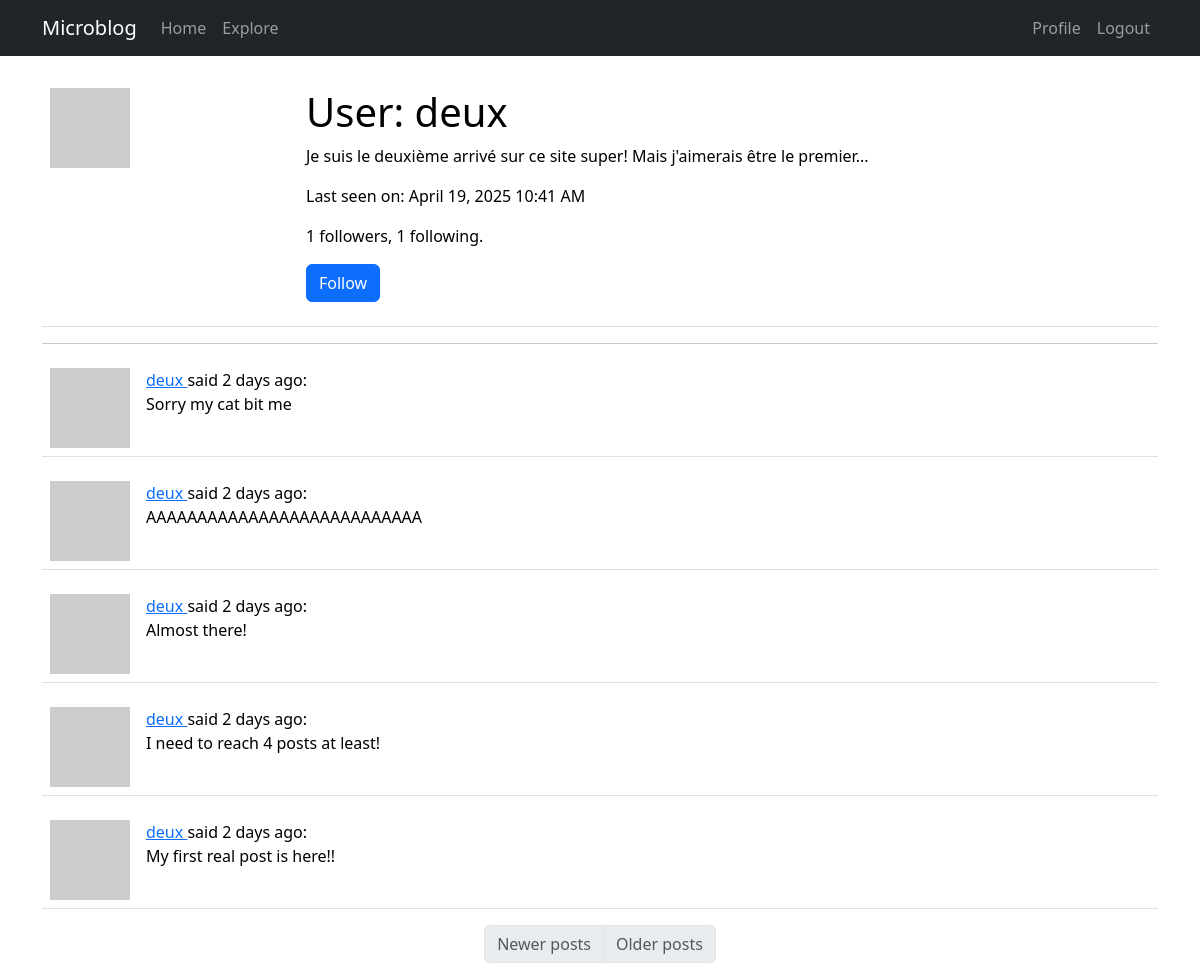
Page /user/deux (signed in) on the committed database.
### app/models.py (models this page shows, shortened)
class User(UserMixin, db.Model):
    id: so.Mapped[int] = so.mapped_column(primary_key=True)
    username: so.Mapped[str] = so.mapped_column(sa.String(64), index=True, unique=True)
    email: so.Mapped[str] = so.mapped_column(sa.String(120), index=True, unique=True)
    password_hash: so.Mapped[Optional[str]] = so.mapped_column(sa.String(256))
    posts: so.WriteOnlyMapped["Post"] = so.relationship(back_populates="author")
    about_me: so.Mapped[Optional[str]] = so.mapped_column(sa.String(140))
    last_seen: so.Mapped[Optional[datetime]] = so.mapped_column(
        default=lambda: datetime.now(timezone.utc)
    )
    following: so.WriteOnlyMapped["User"] = so.relationship(
        secondary=followers,
        primaryjoin=(followers.c.follower_id == id),
        secondaryjoin=(followers.c.followed_id == id),
        back_populates="followers",
    )
    followers: so.WriteOnlyMapped["User"] = so.relationship(
        secondary=followers,
        primaryjoin=(followers.c.followed_id == id),
        secondaryjoin=(followers.c.follower_id == id),
        back_populates="following",
    )
    def avatar(self, size):
        digest = md5(self.email.lower().encode("utf-8")).hexdigest()
        return f"https://www.gravatar.com/avatar/{digest}?d=identicon&s={size}"
    def is_following(self, user):
        query = self.following.select().where(
            User.id == user.id
        )  # ? works with self.id ?
        return db.session.scalar(query) is not None
    def followers_count(self):
        query = sa.select(sa.func.count()).select_from(
            self.followers.select().subquery()
        )
        return db.session.scalar(query)
    def following_count(self):
        query = sa.select(sa.func.count()).select_from(
            self.following.select().subquery()
        )
        return db.session.scalar(query)

class Post(db.Model):
    id: so.Mapped[int] = so.mapped_column(primary_key=True)
    body: so.Mapped[str] = so.mapped_column(sa.String(140))
    timestamp: so.Mapped[datetime] = so.mapped_column(
        index=True, default=lambda: datetime.now(timezone.utc)
    )
    user_id: so.Mapped[int] = so.mapped_column(sa.ForeignKey(User.id), index=True)
    author: so.Mapped[User] = so.relationship(back_populates="posts")

### app/routes.py (the view)
@app.route("/user/<username>")
@login_required
def user(username):
    user = db.first_or_404(sa.select(User).where(User.username == username))
    page = request.args.get(key="page", default=1, type=int)
    query = user.posts.select().order_by(Post.timestamp.desc())
    posts = db.paginate(
        query, page=page, per_page=app.config["POSTS_PER_PAGE"], error_out=False
    )
    prev_url = (
        url_for("user", username=username, page=posts.prev_num)
        if posts.has_prev
        else None
    )
    next_url = (
        url_for("user", username=username, page=posts.next_num)
        if posts.has_next
        else None
    )
    form = EmptyForm()
    return render_template(
        "user.html",
        title="Profile",
        user=user,
        posts=posts,
        form=form,
        prev_url=prev_url,
        next_url=next_url,
    )

### app/forms.py
class EmptyForm(FlaskForm):
    submit = SubmitField(_l("Submit"))

### app/models.py (called while the page is built)
@login.user_loader
def load_user(id):
    return db.session.get(User, int(id))

### app/routes.py (called while the page is built)
@app.before_request
def before_request():
    if current_user.is_authenticated:
        current_user.last_seen = datetime.now(timezone.utc)
        db.session.commit()

### app/templates/user.html (shortened to what this page needs)
{% extends 'base.html' %}
{% import "bootstrap_wtf.html" as wtf %}
{% block content %}
<table class="table table-hover">
  <tr valign="top">
    <td width="256px"><img src="{{ user.avatar(256) }}"></td>
    <td>
      <h1>User: {{ user.username }}</h1>
      {% if user.about_me %}<p>{{ user.about_me }}</p>{% endif %}
      {% if user.last_seen %}<p>Last seen on: {{ moment(user.last_seen).format("LLL") }}</p>{% endif %}
      <p>{{ user.followers_count() }} followers, {{ user.following_count() }} following.</p>
      {% if user==current_user %}
      <p><a href="{{ url_for('edit_profile') }}">Edit your profile</a></p>
      {% elif not current_user.is_following(user) %}
      <p>
      <form action="{{ url_for('follow', username=user.username) }}" method="post">
        {{ form.submit(value="Follow", class="btn btn-primary") }}
      </form>
      </p>
      {% endif %}
    </td>
  </tr>
</table>
<hr>
{% for post in posts %}
{% include '_post.html' %}
{% endfor %}
<nav aria-label="Post navigation">
  <ul class="pagination justify-content-center">
    <li class="page-item {% if not prev_url %} disabled{% endif %}">
      <a class="page-link" href="{{ prev_url }}"">Newer posts</a>
    </li>
    <li class=" page-item {% if not next_url %} disabled{% endif %}">
        <a class="page-link" href="{{ next_url }}">Older posts</a>
    </li>
  </ul>
</nav>
{% endblock %}

### app/templates/_post.html
<table class="table table-hover">
    <tr valign="top">
        <td width="70px">
            <a href="{{ url_for('user', username=post.author.username) }}">
                <img src="{{ post.author.avatar(36) }}">
            </a>
        </td>
        <td>
            <a href="{{ url_for('user', username=post.author.username) }}">
                {{ post.author.username }}
            </a>
            said {{ moment(post.timestamp).fromNow() }}:
            <br>
            {{ post.body }}
        </td>
    </tr>
</table>

### rows in the picture
User: username "deux", about_me "Je suis le deuxième arrivé sur ce site super! Mais j'aimerais être le premier...", last_seen "April 19, 2025 10:41 AM"
Post: author.username "deux", timestamp "2 days ago", body "Sorry my cat bit me"
Post: author.username "deux", timestamp "2 days ago", body "AAAAAAAAAAAAAAAAAAAAAAAAAAA"
Post: author.username "deux", timestamp "2 days ago", body "Almost there!"
Post: author.username "deux", timestamp "2 days ago", body "I need to reach 4 posts at least!"
Post: author.username "deux", timestamp "2 days ago", body "My first real post is here!!"

### other values in the picture
{{ user.followers_count() }} "1"
{{ user.following_count() }} "1"
